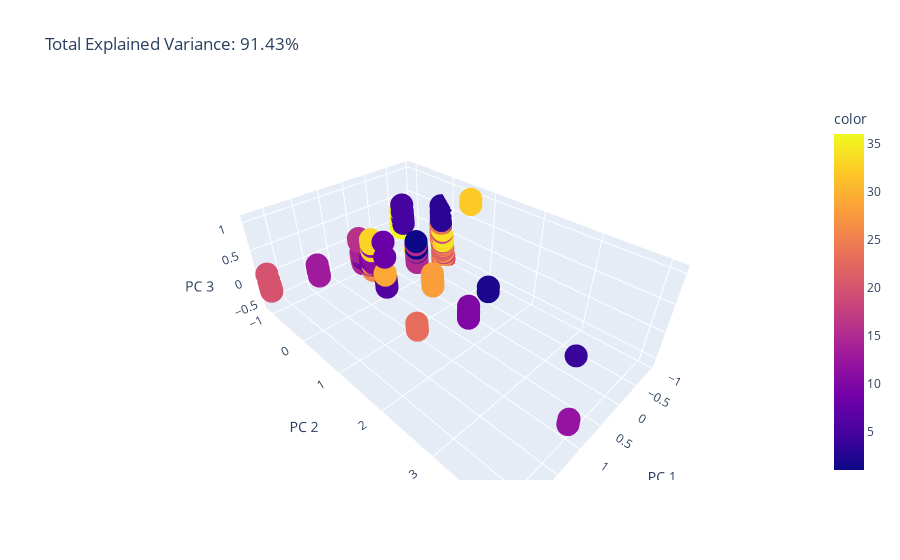

This figure's notebook cell:
### Markdown cell above
Scatterplot componenti principali: l'andamento della distribuzione di punti è relativamente simile a quella ottenuta con la PCA effettuata sull'intero dataset, con un andamento possibilmente molto più ordinato, in cui riusciamo quasi ad individuare delle classi ben distinte, a volte riconducibili al valore della classe "ID".

### Code cell
pcaEl = dec.PCA(n_components=3)
pcaEl.fit(dfStd)
pcaEl.fit_transform(dfStd)

components = pcaEl.fit_transform(dfStd)

explVar3 = sum(pcaEl.explained_variance_ratio_)*100
fig = px.scatter_3d(
    components, x=0, y=1, z=2,
    title=f'Total Explained Variance: {explVar3:.2f}%', color=df['ID'],
    labels={'0': 'PC 1', '1': 'PC 2', '2': 'PC 3'}
)
fig.show()

### Figure 1 — Plotly figure (JSON) as saved in the notebook; plotly's stock layout.template omitted (floating-point values rounded to 4 significant figures; data arrays with more than 128 entries replaced by an {"elided": "..."} marker saying what was removed)
{"data": [{"hovertemplate": "PC 1=%{x}<br>PC 2=%{y}<br>PC 3=%{z}<br>color=%{marker.color}<extra></extra>", "legendgroup": "", "marker": {"color": {"elided": "740 int values"}, "coloraxis": "coloraxis", "symbol": "circle"}, "mode": "markers", "name": "", "scene": "scene", "showlegend": false, "type": "scatter3d", "x": {"elided": "740 float values"}, "y": {"elided": "740 float values"}, "z": {"elided": "740 float values"}}], "layout": {"coloraxis": {"colorbar": {"title": {"text": "color"}}, "colorscale": [[0, "#0d0887"], [0.1111, "#46039f"], [0.2222, "#7201a8"], [0.3333, "#9c179e"], [0.4444, "#bd3786"], [0.5556, "#d8576b"], [0.6667, "#ed7953"], [0.7778, "#fb9f3a"], [0.8889, "#fdca26"], [1, "#f0f921"]]}, "legend": {"tracegroupgap": 0}, "scene": {"domain": {"x": [0, 1], "y": [0, 1]}, "xaxis": {"title": {"text": "PC 1"}}, "yaxis": {"title": {"text": "PC 2"}}, "zaxis": {"title": {"text": "PC 3"}}}, "title": {"text": "Total Explained Variance: 91.43%"}}}
